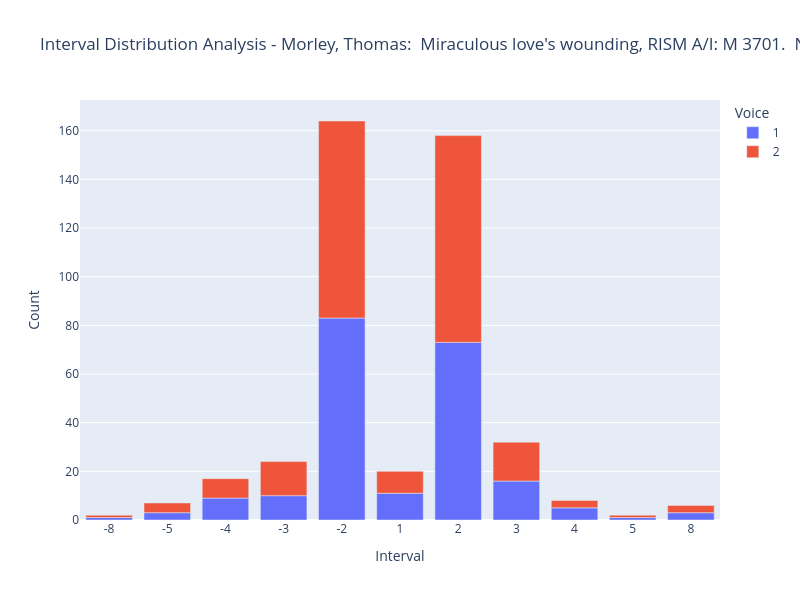

Notebook cell for this chart:
### Code cell
# Create the bar chart
df = mel_counts.copy()

# remove rests
df_no_rests = df[df['Interval'] !=  'Rest']

unique_intervals = df_no_rests['Interval'].unique()

# unique_intervals_no_rest = [interval for interval in unique_intervals if interval != "Rest"]

# sorting function
def sort_integer_strings_explicit(string_array):
    """
    Explicit method: separate negatives and positives, then sort each group
    """
    negatives = [s for s in string_array if int(s) < 0]
    positives = [s for s in string_array if int(s) >= 0]
    
    # Sort negatives in descending order (highest negative first: -1, -2, -3...)
    negatives.sort(key=lambda x: int(x), reverse=False)
    
    # Sort positives in ascending order (lowest positive first: 0, 1, 2, 3...)
    positives.sort(key=lambda x: int(x))
    
    return negatives + positives

interval_order = sort_integer_strings_explicit(unique_intervals)

fig = px.bar(
    df_no_rests,
    x='Interval',
    y='Count',
    color='Voice',
    title=f"Interval Distribution Analysis - {piece.metadata['composer']}:  {piece.metadata['title']} ",
    width=800,
    height=600,

    # note that the pitch order is set earlier in our NB!
    category_orders={'Interval': interval_order}
)

fig.show()

### Figure 1 — Plotly figure (JSON) as saved in the notebook; plotly's stock layout.template omitted (floating-point values rounded to 4 significant figures)
{"data": [{"alignmentgroup": "True", "hovertemplate": "Voice=1<br>Interval=%{x}<br>Count=%{y}<extra></extra>", "legendgroup": "1", "marker": {"color": "#636efa", "pattern": {"shape": ""}}, "name": "1", "offsetgroup": "1", "orientation": "v", "showlegend": true, "textposition": "auto", "type": "bar", "x": ["-2", "-3", "-4", "-5", "-8", "1", "2", "3", "4", "5", "8"], "xaxis": "x", "y": [83, 10, 9, 3, 1, 11, 73, 16, 5, 1, 3], "yaxis": "y"}, {"alignmentgroup": "True", "hovertemplate": "Voice=2<br>Interval=%{x}<br>Count=%{y}<extra></extra>", "legendgroup": "2", "marker": {"color": "#EF553B", "pattern": {"shape": ""}}, "name": "2", "offsetgroup": "2", "orientation": "v", "showlegend": true, "textposition": "auto", "type": "bar", "x": ["-2", "-3", "-4", "-5", "-8", "1", "2", "3", "4", "5", "8"], "xaxis": "x", "y": [81, 14, 8, 4, 1, 9, 85, 16, 3, 1, 3], "yaxis": "y"}], "layout": {"barmode": "relative", "height": 600, "legend": {"title": {"text": "Voice"}, "tracegroupgap": 0}, "title": {"text": "Interval Distribution Analysis - Morley, Thomas:  Miraculous love's wounding, RISM A/I: M 3701.  No. 5 "}, "width": 800, "xaxis": {"anchor": "y", "autorange": true, "categoryarray": ["-8", "-5", "-4", "-3", "-2", "1", "2", "3", "4", "5", "8"], "categoryorder": "array", "domain": [0, 1], "range": [-0.5, 10.5], "title": {"text": "Interval"}, "type": "category"}, "yaxis": {"anchor": "x", "autorange": true, "domain": [0, 1], "range": [0, 172.6], "title": {"text": "Count"}, "type": "linear"}}}
